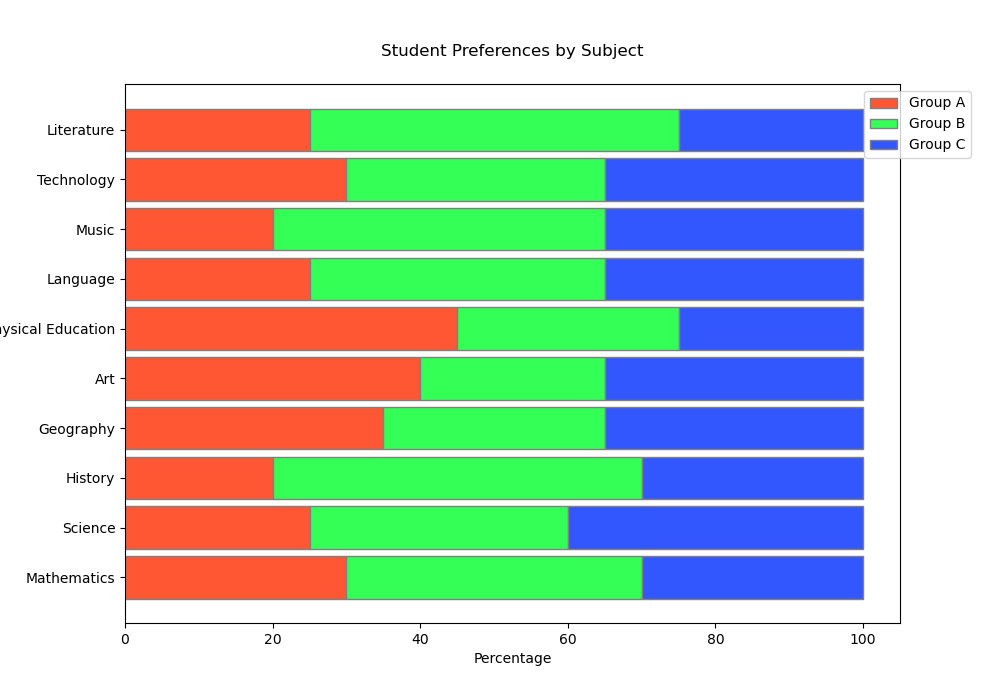

Write the Python code that produced this figure.
import matplotlib.pyplot as plt
import numpy as np

data = {
    'Category': ['Mathematics', 'Science', 'History', 'Geography', 'Art', 'Physical Education', 'Language', 'Music', 'Technology', 'Literature'],
    'Group A': [30, 25, 20, 35, 40, 45, 25, 20, 30, 25],
    'Group B': [40, 35, 50, 30, 25, 30, 40, 45, 35, 50],
    'Group C': [30, 40, 30, 35, 35, 25, 35, 35, 35, 25]
}

categories = data['Category']
group_a = data['Group A']
group_b = data['Group B']
group_c = data['Group C']

barWidth = 0.85
bars = np.add(group_a, group_b).tolist()

fig, ax = plt.subplots(figsize=(10, 7))
ax.barh(categories, group_a, color='#FF5733', edgecolor='grey', height=barWidth)
ax.barh(categories, group_b, left=group_a, color='#33FF57', edgecolor='grey', height=barWidth)
ax.barh(categories, group_c, left=bars, color='#3357FF', edgecolor='grey', height=barWidth)

plt.xlabel('Percentage')
plt.title('Student Preferences by Subject', pad=20)
plt.legend(['Group A', 'Group B', 'Group C'], loc='upper right', bbox_to_anchor=(1.1, 1))

plt.show()
